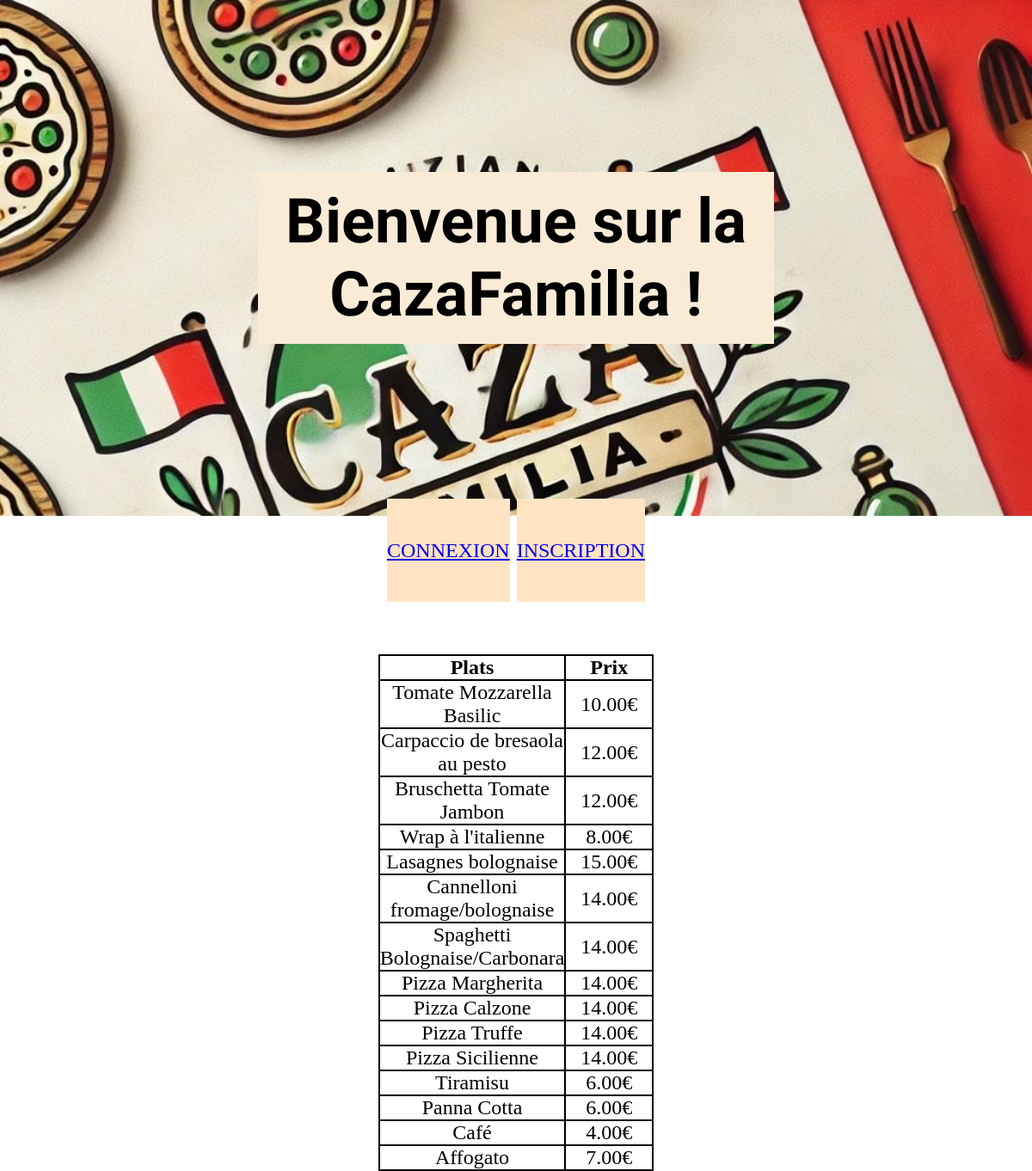
The app's page /CasaFamillia/Index.php with its own data.
### tables this page shows
CREATE TABLE `produit` (
  `id_produit` int(11) NOT NULL,
  `libelle` varchar(255) NOT NULL,
  `prix_ht` decimal(10,2) NOT NULL,
  `quantité_produit` int(11) DEFAULT NULL
);

### CasaFamillia/Index.php (the view, shortened to what this page needs)
<?php
$dbh = connexion();
$sql1 = 'select * from produit';
try {
    $sth = $dbh->prepare($sql1);
    $sth->execute(array(
    ));
    $rows = $sth->fetchALL(PDO::FETCH_ASSOC);
} catch (PDOException $ex) {
    die("Erreur lors de la requête SQL : " . $ex->getMessage());
}
?>
<!DOCTYPE html>
<html lang="fr">
<head>
    <link rel="stylesheet" href="style.css">
</head>
<body>
    <div class="fond_accueil">
        <div class="titre">
            <h1>Bienvenue sur la CazaFamilia !</h1>
        </div>
    </div>
    <div class="container">
        <div class="log">
            <div class="one"><a href="Connexion.php">connexion</a></div>
            <div class="one"><a href="inscription.php">inscription</a></div>
        </div>
    </div>
    <br><br><br>
    <div class="liste">
        <table>
        <tr>
                <th>Plats</th>
                <th>Prix</th>
            </tr>
        <?php
        foreach ($rows as $row){
            echo "<tr><td>".$row["libelle"]."</td>";
            echo "<td>".$row["prix_ht"]."€</td></tr>";
        }
           ?>
        </table>
    </div>
</body>
</html>

### CasaFamillia/style.css (style rules this page uses)
* { margin: 0; padding: 0; }
h1 { font-size: 3em; font-family: "Italianno"; }
body { text-align: center; font-size: 1.5em; }
.fond_accueil { width: 100%; height: 75vh; background-image: url(image/logo.jpg); background-repeat: no-repeat; background-size: cover; display: flex; justify-content: center; align-items: center; }
.titre { width: 50%; height: 25vh; background-color: antiquewhite; display: flex; justify-content: center; align-items: center; }
.container { display: flex; justify-content: center; }
.log { width: 25%; height: 10vh; background-color: rgb(255, 255, 255); display: flex; justify-content: space-evenly; align-items: center; flex-direction: row; text-transform: uppercase; }
.one { width: 50%; height: 15vh; background-color: bisque; display: flex; justify-content: center; align-items: center; }
table, th, td { border-style: solid; border-width: 2px; border-color: rgb(0, 0, 0); border-collapse: collapse; }
th { color: rgb(0, 0, 0); }
td { width: 100px; text-align: center; }
.liste { display: flex; justify-content: center; }

### records on screen
produit: libelle "Tomate Mozzarella Basilic", prix_ht "10.00"
produit: libelle "Carpaccio de bresaola au pesto", prix_ht "12.00"
produit: libelle "Bruschetta Tomate Jambon", prix_ht "12.00"
produit: libelle "Wrap à l'italienne", prix_ht "8.00"
produit: libelle "Lasagnes bolognaise", prix_ht "15.00"
produit: libelle "Cannelloni fromage/bolognaise", prix_ht "14.00"
produit: libelle "Spaghetti Bolognaise/Carbonara", prix_ht "14.00"
produit: libelle "Pizza Margherita", prix_ht "14.00"
produit: libelle "Pizza Calzone", prix_ht "14.00"
produit: libelle "Pizza Truffe", prix_ht "14.00"
produit: libelle "Pizza Sicilienne", prix_ht "14.00"
produit: libelle "Tiramisu", prix_ht "6.00"
produit: libelle "Panna Cotta", prix_ht "6.00"
produit: libelle "Café", prix_ht "4.00"
produit: libelle "Affogato", prix_ht "7.00"
